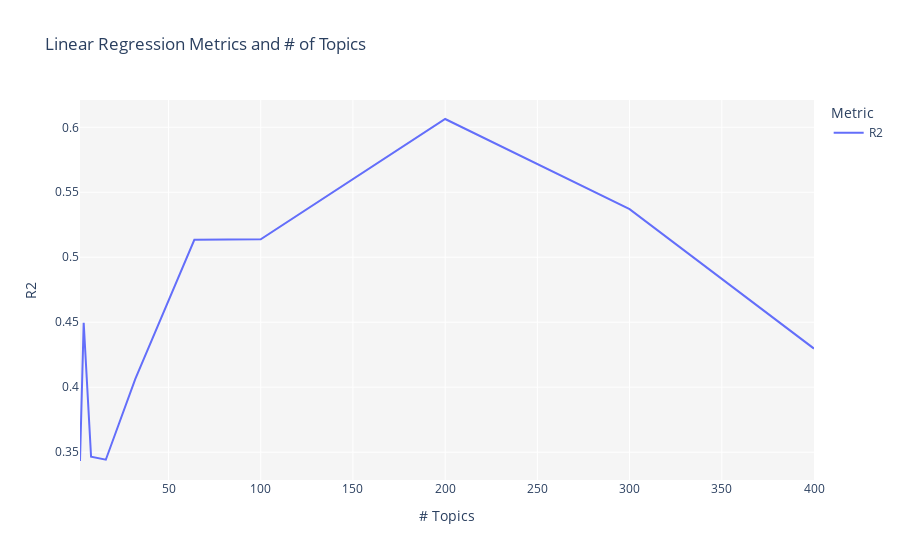

This figure's notebook cell:
### Code cell
tuned_classification = tune_model(model = 'lda', multi_core = True, supervised_target = 'label')

### Figure 1 — Plotly figure (JSON) as saved in the notebook; plotly's stock layout.template omitted (floating-point values rounded to 4 significant figures)
{"data": [{"hovertemplate": "Metric=R2<br># Topics=%{x}<br>R2=%{y}<extra></extra>", "legendgroup": "R2", "line": {"color": "#636efa", "dash": "solid", "shape": "linear"}, "marker": {"symbol": "circle"}, "mode": "lines", "name": "R2", "orientation": "v", "showlegend": true, "type": "scatter", "x": [2, 4, 8, 16, 32, 64, 100, 200, 300, 400], "xaxis": "x", "y": [0.3432, 0.4496, 0.3465, 0.3442, 0.4064, 0.5134, 0.5138, 0.6064, 0.537, 0.4297], "yaxis": "y"}], "layout": {"legend": {"title": {"text": "Metric"}, "tracegroupgap": 0}, "plot_bgcolor": "rgb(245,245,245)", "title": {"text": "Linear Regression Metrics and # of Topics"}, "xaxis": {"anchor": "y", "domain": [0, 1], "title": {"text": "# Topics"}}, "yaxis": {"anchor": "x", "domain": [0, 1], "title": {"text": "R2"}}}}
